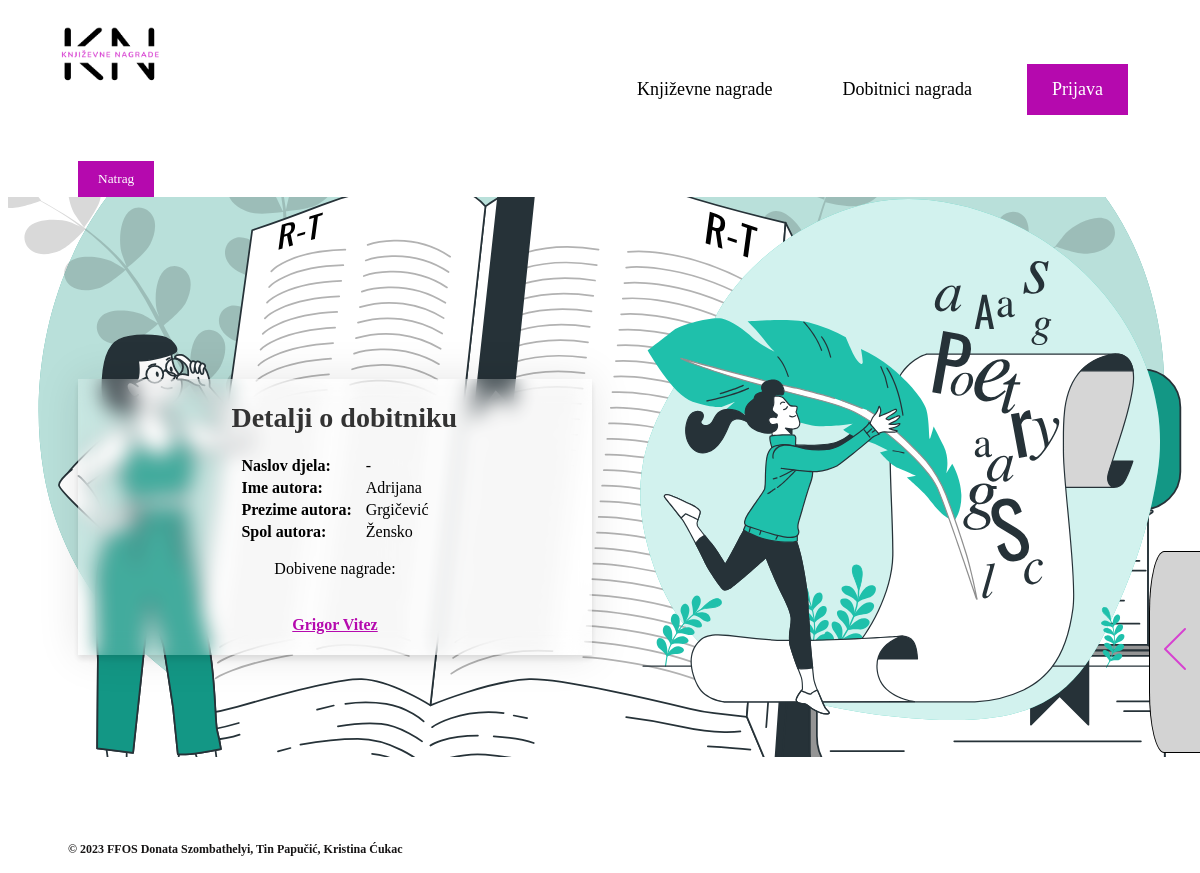
The page /dobitnik.php?id=4 on the database its author committed.
### tables this page shows
CREATE TABLE `dobitnici` (
  `id_dobitnika` int(6) NOT NULL,
  `ime_autora` varchar(255) NOT NULL,
  `prezime_autora` varchar(255) NOT NULL,
  `spol_autora` varchar(1) DEFAULT NULL,
  `naslov_djela` varchar(255) DEFAULT NULL
);

CREATE TABLE `dobitnici_nagrade` (
  `id` int(11) NOT NULL,
  `id_dobitnika` int(11) NOT NULL,
  `id_nagrade` int(11) NOT NULL
);

CREATE TABLE `nagrade` (
  `id_nagrade` int(6) NOT NULL,
  `naziv_nagrade` varchar(255) NOT NULL,
  `organizator` varchar(255) DEFAULT NULL,
  `god_dodjele` int(4) DEFAULT NULL,
  `ucestalost` varchar(255) NOT NULL,
  `vise_informacija` text NOT NULL,
  `url_link` text NOT NULL
);

### dobitnik.php (the view, shortened to what this page needs)
<?php
include("template_header.php");
include("pdo.php");
?>
<link href="./styles/nagrade/nagrada.css" rel="stylesheet" type="text/css" />
<?php
$id = isset($_GET["id"]) ? $_GET["id"] : 0;
$upit = $db->query("SELECT id_nagrade FROM dobitnici_nagrade WHERE id_dobitnika = $id");
$id_nagrada = $upit->fetchAll();
$upit = $db->query("SELECT * FROM dobitnici WHERE id_dobitnika = $id");
$dobitnik = $upit->fetchAll();
echo "<br><br><button class='pink-button' style='margin-left: 70px;' onclick=\"location.href='dobitnici.php'\">Natrag</button>";
echo "<div class='layout'>";
echo "<div class='container'>";
echo "<h2 class='title' style='margin-left: 4%';>Detalji o dobitniku</h2>";
echo "<table>";
echo "<tr><td class='text text-default'><strong>Naslov djela:</strong></td><td class='text text-default'>" . $dobitnik[0]["naslov_djela"] ."</td></tr>" .
"<tr><td class='text text-default'><strong>Ime autora:</strong></td><td class='text text-default'>" . $dobitnik[0]["ime_autora"] . "</td></tr>" .
"<tr><td class='text text-default'><strong>Prezime autora:</strong></td><td class='text text-default'>" . $dobitnik[0]["prezime_autora"] . "</td></tr>" .
"<tr><td class='text text-default'><strong>Spol autora:</strong></td><td class='text text-default'>" . ($dobitnik[0]["spol_autora"]=="M" ? "Muško" : "Žensko") . "</td></tr>";
echo "</table>";
echo "<p class='text text-default' style='text-align: left;'>Dobivene nagrade:</p>";
foreach($id_nagrada as $id_nagrade) {
    $upit = $db->query("SELECT id_nagrade, naziv_nagrade FROM nagrade WHERE id_nagrade = ". $id_nagrade["id_nagrade"]);
    $nagrada = $upit->fetchAll();
    echo "<h4><a id='nagrada' style='color: #b509ae; class='text link list__item-default' href='nagrada.php?id=" . $id_nagrade["id_nagrade"] . "'><strong>" . $nagrada[0]["naziv_nagrade"] . "</strong></a></h4>";
}
echo "</div>";
echo "<img class='image image-right' style='margin-top: -40px; width: 600px;' src='./media/img/writer.svg' alt='bg'/>";
echo "</div>";
?>

### styles/accessibility.css (style rules this page uses)
.sidebar { background-color: gray; border: 1px solid black; border-right: 0px solid black; width: 6rem; height: 25vh; padding: 0; position: fixed; transition: transform 100ms ease-out; right: 0px; bottom: 15vh; }
.sidebar__toggle { position: fixed; background-color: lightgray; right: 6rem; margin-top: -1px; border: 1px solid black; border-right: 0px; height: 25vh; border-bottom-left-radius: 30%; border-top-left-radius: 30%; }
.sidebar__toggle__button { margin-top: 9vh; }
.sidebar--isHidden { transform: translateX(6rem); transition: transform 100ms ease-in; }

### styles/nagrade/nagrada.css (style rules this page uses)
body { font-family: 'Euclid Circular A Medium'; }
.text-default strong { padding-right: 10px; text-align: left; }
.pink-button { background-color: violet; color: white; padding: 10px 20px; border: none; border-radius: 0px; font-family: 'Euclid Circular A Medium'; text-decoration: none; cursor: pointer; }
.layout { display: flex; justify-content: center; align-items: center; min-height: 60vh; background: url('./media/img/prijava.svg') center/cover no-repeat fixed; }
.container { width: 100%; margin: 80px auto 0; margin-left: 70px; padding-right: 25px; padding-left: 25px; border-spacing: 5px 1rem; background-color: rgba(255, 255, 255, 0.2); backdrop-filter: blur(10px); box-shadow: 0 4px 6px rgba(0, 0, 0, 0.1), 0 0 40px rgba(0, 0, 0, 0.1); text-align: left; font-family: 'Euclid Circular A Medium'; display: flex; flex-direction: column; justify-content: center; align-items: center; }
h2.title { font-size: 28px; font-family: 'Euclid Circular A Medium'; color: #333; margin-bottom: 20px; }
.pink-button { background-color: #B509AE; color: white; padding: 10px 20px; border: none; border-radius: 0px; font-family: 'Euclid Circular A Medium'; text-decoration: none; cursor: pointer; }
.image-right { width: 50%; margin: 20px auto 0; margin-top: -40px; float: right; }
#nagrada { color: #b509ae; }

### styles/footer.css (style rules this page uses)
.footer { background-color: white; position: fixed; bottom: 0; z-index: 0; width: 100%; font-family: 'Times New Roman'; }
.footer__title { color: rgb(23, 21, 21); margin-left: 5vw; font-size: 12px; font-family: 'Times New Roman'; }

### rows shown on the page
dobitnici: naslov_djela "-", ime_autora "Adrijana", prezime_autora "Grgičević"
dobitnici_nagrade: id_nagrade.naziv_nagrade "Grigor Vitez"
